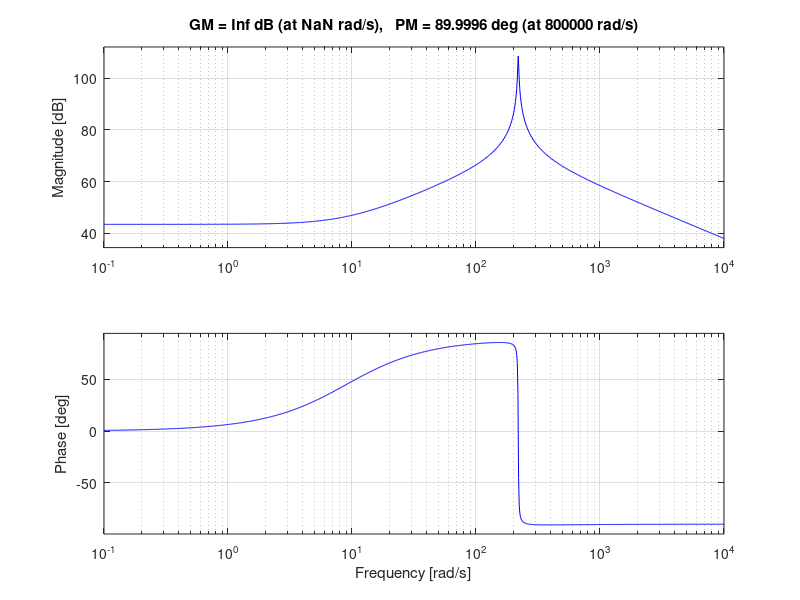
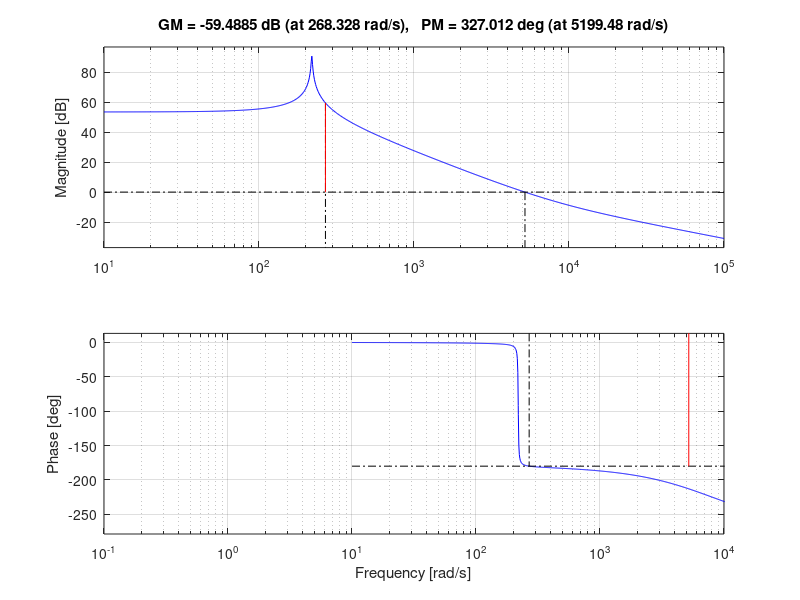
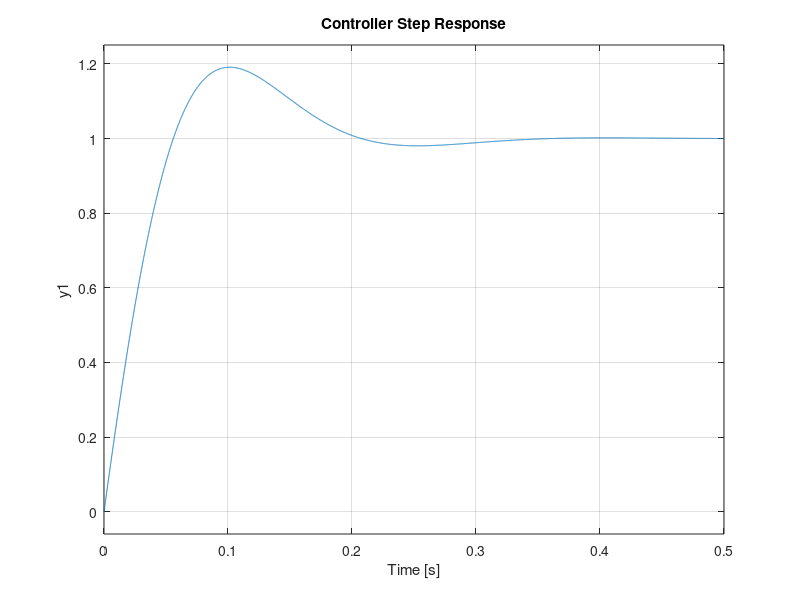

The MATLAB source for these figures, in order:
clear; clc; close all;

Vac_rms = 240;
Vac_peak = Vac_rms * sqrt(2);
f_line = 60;
omega_line = 2*pi*f_line;
V_batt = 400;
I_L = 60*sqrt(2);
D = 1 - Vac_peak/V_batt;
D_prime = 1 - D;
P_avg = Vac_rms * 60;
I_batt = P_avg / V_batt;
R = V_batt / I_batt;
L = 500e-6;
C = 30e-3;
fs = 50e3;

% transfer function
s = tf('s');
den_coeff = [L*C, L/R, D_prime^2];
num_i_coeff = [V_batt*C, V_batt/R + D_prime*I_L];
num_v_coeff = [-L*I_L, D_prime*V_batt];

G_i_exact = tf(num_i_coeff, den_coeff);
G_v_exact = tf(num_v_coeff, den_coeff);

figure(1);
margin(G_i_exact);
xlim([10^(-1), 10^4]);
saveas(gcf, "./figures/G_i_plant_margins.png");

figure(2);
margin(G_v_exact);
xlim([10^(-1), 10^4]);
saveas(gcf, "./figures/G_v_plant_margins.png");


omega_n = D_prime / sqrt(L*C);
zeta = 1 / (2*R*C*omega_n);
fn = omega_n / (2*pi);
z_voltage_rhp = num_v_coeff(2)/(-num_v_coeff(1));


%inner current loop
fc_i = fs / 20;
omega_c_i = 2*pi*fc_i;
PM_i_target = 60;

[mag_i, phase_i] = bode(G_i_exact, omega_c_i);
mag_plant_i = mag_i;
phase_plant_i = phase_i;

phi_z_needed_i = -90 + PM_i_target - phase_plant_i;
omega_z_i = omega_c_i / tand(phi_z_needed_i);
Kp_i = omega_c_i / (mag_plant_i * sqrt(omega_c_i^2 + omega_z_i^2));
Ki_i = Kp_i * omega_z_i;

C_i = Kp_i + Ki_i/s;
L_i_ol = C_i * G_i_exact;
[Gm_i, Pm_i, ~, wc_i_actual] = margin(L_i_ol);
T_i_cl = feedback(L_i_ol, 1);

K_v = Vac_peak / (2 * V_batt * C);
omega_p_v = 2 / (R * C);
G_v_avg = tf(K_v, [1, omega_p_v]);

fc_v = 5;
omega_c_v = 2*pi*fc_v;
[mag_v, phase_v] = bode(G_v_avg, omega_c_v);
mag_plant_v = mag_v;
phase_plant_v = phase_v;

PM_v_target = 60;
phi_z_needed_v = -90 + PM_v_target - phase_plant_v;
omega_z_v = omega_c_v / tand(phi_z_needed_v);
Kp_v = omega_c_v / (mag_plant_v * sqrt(omega_c_v^2 + omega_z_v^2));
Ki_v = Kp_v * omega_z_v;

C_v = Kp_v + Ki_v/s;
L_v_ol = C_v * G_v_avg;
[Gm_v, Pm_v, ~, wc_v_actual] = margin(L_v_ol);
T_v_cl = feedback(L_v_ol, 1);


fprintf('Inner loop PID:')
fprintf('Kp_i = %.8f, Ki_i = %.8f\n', Kp_i, Ki_i);
fprintf('Outer loop PID')
fprintf('Kp_v = %.8f, Ki_v = %.8f\n', Kp_v, Ki_v);

L_v_nested = C_v * G_v_avg * T_i_cl;
[~, Pm_nested] = margin(L_v_nested);
fprintf('\nNested PM: %.2f degrees\n', Pm_nested);

figure(3);
step(feedback(L_v_nested, 1), 0.5);
title('Controller Step Response');
xlim([0, 0.5]);
grid on;
saveas(gcf, "./figures/Step_resp.png");

% Nested Verification
L_v_nested = C_v * G_v_avg * T_i_cl;
[~, Pm_nested] = margin(L_v_nested);
fprintf('\nNested PM: %.2f degrees\n', Pm_nested);
